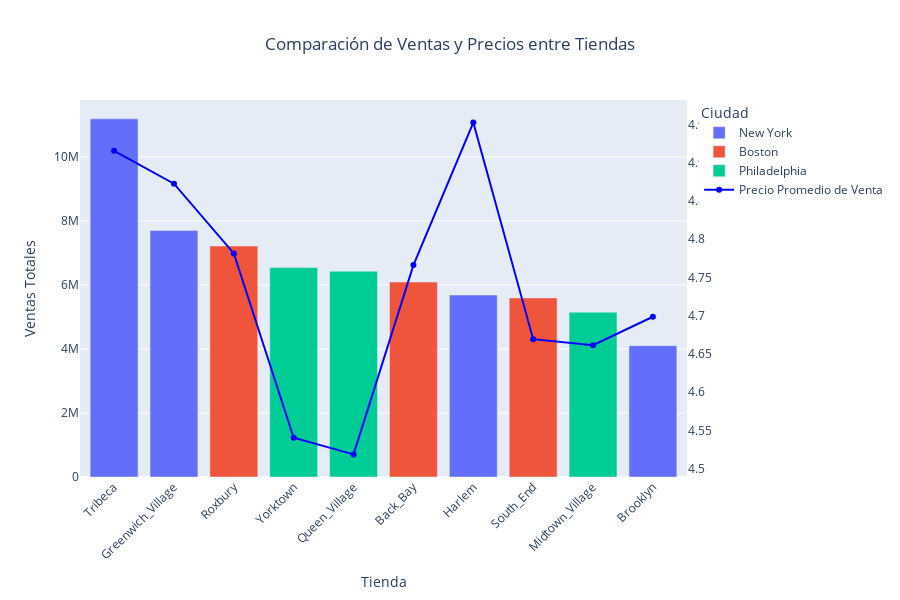

Here is the notebook cell this chart was saved with:
### Code cell
# Agrupar datos para ventas y precios por tienda y ciudad
ventas_precios_por_tienda_ciudad = df_temp.groupby(['store', 'region']).agg({'sales': 'sum', 'sell_price': 'mean'}).reset_index()

# Ordenar el DataFrame por ventas totales
ventas_precios_por_tienda_ciudad = ventas_precios_por_tienda_ciudad.sort_values(by='sales', ascending=False)

# Crear gráfico interactivo con Plotly Express
fig = px.bar(ventas_precios_por_tienda_ciudad, x='store', y='sales', color='region', title='Comparación de Ventas y Precios entre Tiendas',
             labels={'sales': 'Ventas Totales', 'store': 'Tienda', 'region': 'Ciudad'}, hover_data={'sell_price': True})

# Añadir una línea para mostrar el precio promedio de venta utilizando un eje Y secundario
fig.add_trace(go.Scatter(x=ventas_precios_por_tienda_ciudad['store'], y=ventas_precios_por_tienda_ciudad['sell_price'],
                         mode='lines+markers', name='Precio Promedio de Venta', yaxis='y2', line=dict(color='blue'), marker=dict(color='blue')))

# Configurar los ejes y el layout del gráfico
fig.update_layout(
    yaxis=dict(title='Ventas Totales', side='left', showgrid=True),
    yaxis2=dict(title='', overlaying='y', side='right', showgrid=False),
    xaxis=dict(tickangle=-45, title='Tienda', categoryorder='total descending'),
    title=dict(text='Comparación de Ventas y Precios entre Tiendas', x=0.5),
    bargap=0.2,  # Ajustar el espacio entre las barras
    legend=dict(title='Ciudad'),  # Título claro para la leyenda
    height=600  # Aumentar la altura del gráfico
)

# Mostrar el gráfico
fig.show()

### Figure 1 — Plotly figure (JSON) as saved in the notebook; plotly's stock layout.template omitted (floating-point values rounded to 4 significant figures)
{"data": [{"alignmentgroup": "True", "customdata": [[4.915], [4.872], [4.952], [4.699]], "hovertemplate": "Ciudad=New York<br>Tienda=%{x}<br>Ventas Totales=%{y}<br>sell_price=%{customdata[0]}<extra></extra>", "legendgroup": "New York", "marker": {"color": "#636efa", "pattern": {"shape": ""}}, "name": "New York", "offsetgroup": "New York", "orientation": "v", "showlegend": true, "textposition": "auto", "type": "bar", "x": ["Tribeca", "Greenwich_Village", "Harlem", "Brooklyn"], "xaxis": "x", "y": [11188180, 7698216, 5685475, 4103676], "yaxis": "y"}, {"alignmentgroup": "True", "customdata": [[4.781], [4.766], [4.669]], "hovertemplate": "Ciudad=Boston<br>Tienda=%{x}<br>Ventas Totales=%{y}<br>sell_price=%{customdata[0]}<extra></extra>", "legendgroup": "Boston", "marker": {"color": "#EF553B", "pattern": {"shape": ""}}, "name": "Boston", "offsetgroup": "Boston", "orientation": "v", "showlegend": true, "textposition": "auto", "type": "bar", "x": ["Roxbury", "Back_Bay", "South_End"], "xaxis": "x", "y": [7214384, 6089330, 5595292], "yaxis": "y"}, {"alignmentgroup": "True", "customdata": [[4.541], [4.519], [4.661]], "hovertemplate": "Ciudad=Philadelphia<br>Tienda=%{x}<br>Ventas Totales=%{y}<br>sell_price=%{customdata[0]}<extra></extra>", "legendgroup": "Philadelphia", "marker": {"color": "#00cc96", "pattern": {"shape": ""}}, "name": "Philadelphia", "offsetgroup": "Philadelphia", "orientation": "v", "showlegend": true, "textposition": "auto", "type": "bar", "x": ["Yorktown", "Queen_Village", "Midtown_Village"], "xaxis": "x", "y": [6544012, 6427782, 5149062], "yaxis": "y"}, {"line": {"color": "blue"}, "marker": {"color": "blue"}, "mode": "lines+markers", "name": "Precio Promedio de Venta", "type": "scatter", "x": ["Tribeca", "Greenwich_Village", "Roxbury", "Yorktown", "Queen_Village", "Back_Bay", "Harlem", "South_End", "Midtown_Village", "Brooklyn"], "y": [4.915, 4.872, 4.781, 4.541, 4.519, 4.766, 4.952, 4.669, 4.661, 4.699], "yaxis": "y2"}], "layout": {"bargap": 0.2, "barmode": "relative", "height": 600, "legend": {"title": {"text": "Ciudad"}, "tracegroupgap": 0}, "title": {"text": "Comparación de Ventas y Precios entre Tiendas", "x": 0.5}, "xaxis": {"anchor": "y", "categoryorder": "total descending", "domain": [0, 1], "tickangle": -45, "title": {"text": "Tienda"}}, "yaxis": {"anchor": "x", "domain": [0, 1], "showgrid": true, "side": "left", "title": {"text": "Ventas Totales"}}, "yaxis2": {"overlaying": "y", "showgrid": false, "side": "right", "title": {"text": ""}}}}
